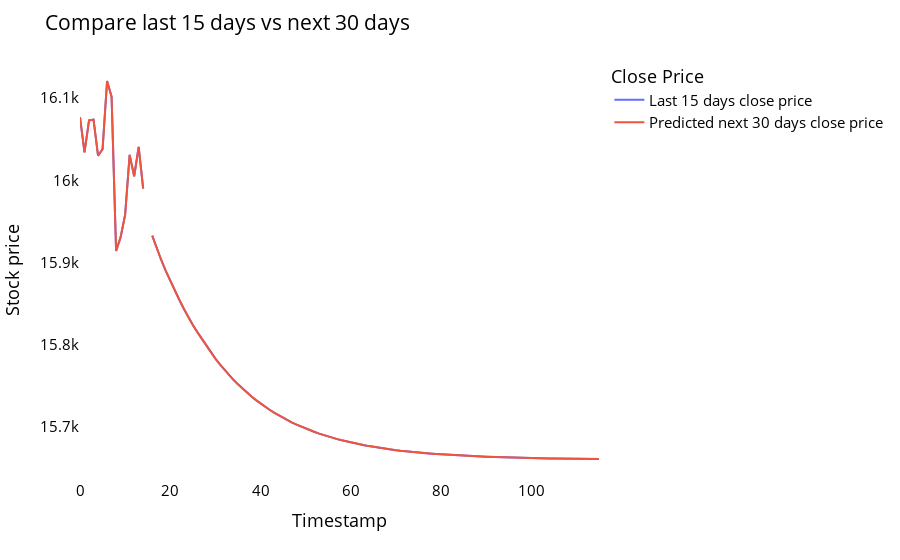

Notebook code cell kept with this figure:
### Code cell
temp_mat = np.empty((len(last_days)+pred_days+1,1))
temp_mat[:] = np.nan
temp_mat = temp_mat.reshape(1,-1).tolist()[0]

last_original_days_value = temp_mat
next_predicted_days_value = temp_mat

last_original_days_value[0:time_step+1] = scaler.inverse_transform(closedf[len(closedf)-time_step:]).reshape(1,-1).tolist()[0]
next_predicted_days_value[time_step+1:] = scaler.inverse_transform(np.array(lst_output).reshape(-1,1)).reshape(1,-1).tolist()[0]

new_pred_plot = pd.DataFrame({
    'last_original_days_value':last_original_days_value,
    'next_predicted_days_value':next_predicted_days_value
})

names = cycle(['Last 15 days close price','Predicted next 30 days close price'])

fig = px.line(new_pred_plot,x=new_pred_plot.index, y=[new_pred_plot['last_original_days_value'],
                                                      new_pred_plot['next_predicted_days_value']],
              labels={'value': 'Stock price','index': 'Timestamp'})
fig.update_layout(title_text='Compare last 15 days vs next 30 days',
                  plot_bgcolor='white', font_size=15, font_color='black',legend_title_text='Close Price')

fig.for_each_trace(lambda t:  t.update(name = next(names)))
fig.update_xaxes(showgrid=False)
fig.update_yaxes(showgrid=False)
fig.show()

### Figure 1 — Plotly figure (JSON) as saved in the notebook; plotly's stock layout.template omitted (floating-point values rounded to 4 significant figures)
{"data": [{"hovertemplate": "variable=last_original_days_value<br>Timestamp=%{x}<br>Stock price=%{y}<extra></extra>", "legendgroup": "last_original_days_value", "line": {"color": "#636efa", "dash": "solid"}, "marker": {"symbol": "circle"}, "mode": "lines", "name": "Last 15 days close price", "orientation": "v", "showlegend": true, "type": "scatter", "x": [0, 1, 2, 3, 4, 5, 6, 7, 8, 9, 10, 11, 12, 13, 14, 15, 16, 17, 18, 19, 20, 21, 22, 23, 24, 25, 26, 27, 28, 29, 30, 31, 32, 33, 34, 35, 36, 37, 38, 39, 40, 41, 42, 43, 44, 45, 46, 47, 48, 49, 50, 51, 52, 53, 54, 55, 56, 57, 58, 59, 60, 61, 62, 63, 64, 65, 66, 67, 68, 69, 70, 71, 72, 73, 74, 75, 76, 77, 78, 79, 80, 81, 82, 83, 84, 85, 86, 87, 88, 89, 90, 91, 92, 93, 94, 95, 96, 97, 98, 99, 100, 101, 102, 103, 104, 105, 106, 107, 108, 109, 110, 111, 112, 113, 114, 115], "xaxis": "x", "y": [16077, 16034, 16073, 16074, 16030, 16038, 16121, 16102, 15914, 15930.0, 15958, 16031, 16005, 16040.0, 15990.0, null, 15930.0, 15920.0, 15900.0, 15890.0, 15880.0, 15870.0, 15850.0, 15840.0, 15830.0, 15820.0, 15820.0, 15810.0, 15800.0, 15790.0, 15780.0, 15780.0, 15770.0, 15760.0, 15760.0, 15750.0, 15750.0, 15740.0, 15740.0, 15730.0, 15730.0, 15720.0, 15720.0, 15720.0, 15710.0, 15710.0, 15710.0, 15710.0, 15700.0, 15700.0, 15700.0, 15700.0, 15690.0, 15690.0, 15690.0, 15690.0, 15690.0, 15680.0, 15680.0, 15680.0, 15680.0, 15680.0, 15680.0, 15680.0, 15680.0, 15680.0, 15670.0, 15670.0, 15670.0, 15670.0, 15670.0, 15670.0, 15670.0, 15670.0, 15670.0, 15670.0, 15670.0, 15670.0, 15670.0, 15670.0, 15670.0, 15670.0, 15670.0, 15670.0, 15660.0, 15660.0, 15660.0, 15660.0, 15660.0, 15660.0, 15660.0, 15660.0, 15660.0, 15660.0, 15660.0, 15660.0, 15660.0, 15660.0, 15660.0, 15660.0, 15660.0, 15660.0, 15660.0, 15660.0, 15660.0, 15660.0, 15660.0, 15660.0, 15660.0, 15660.0, 15660.0, 15660.0, 15660.0, 15660.0, 15660.0, 15660.0], "yaxis": "y"}, {"hovertemplate": "variable=next_predicted_days_value<br>Timestamp=%{x}<br>Stock price=%{y}<extra></extra>", "legendgroup": "next_predicted_days_value", "line": {"color": "#EF553B", "dash": "solid"}, "marker": {"symbol": "circle"}, "mode": "lines", "name": "Predicted next 30 days close price", "orientation": "v", "showlegend": true, "type": "scatter", "x": [0, 1, 2, 3, 4, 5, 6, 7, 8, 9, 10, 11, 12, 13, 14, 15, 16, 17, 18, 19, 20, 21, 22, 23, 24, 25, 26, 27, 28, 29, 30, 31, 32, 33, 34, 35, 36, 37, 38, 39, 40, 41, 42, 43, 44, 45, 46, 47, 48, 49, 50, 51, 52, 53, 54, 55, 56, 57, 58, 59, 60, 61, 62, 63, 64, 65, 66, 67, 68, 69, 70, 71, 72, 73, 74, 75, 76, 77, 78, 79, 80, 81, 82, 83, 84, 85, 86, 87, 88, 89, 90, 91, 92, 93, 94, 95, 96, 97, 98, 99, 100, 101, 102, 103, 104, 105, 106, 107, 108, 109, 110, 111, 112, 113, 114, 115], "xaxis": "x", "y": [16077, 16034, 16073, 16074, 16030, 16038, 16121, 16102, 15914, 15930.0, 15958, 16031, 16005, 16040.0, 15990.0, null, 15930.0, 15920.0, 15900.0, 15890.0, 15880.0, 15870.0, 15850.0, 15840.0, 15830.0, 15820.0, 15820.0, 15810.0, 15800.0, 15790.0, 15780.0, 15780.0, 15770.0, 15760.0, 15760.0, 15750.0, 15750.0, 15740.0, 15740.0, 15730.0, 15730.0, 15720.0, 15720.0, 15720.0, 15710.0, 15710.0, 15710.0, 15710.0, 15700.0, 15700.0, 15700.0, 15700.0, 15690.0, 15690.0, 15690.0, 15690.0, 15690.0, 15680.0, 15680.0, 15680.0, 15680.0, 15680.0, 15680.0, 15680.0, 15680.0, 15680.0, 15670.0, 15670.0, 15670.0, 15670.0, 15670.0, 15670.0, 15670.0, 15670.0, 15670.0, 15670.0, 15670.0, 15670.0, 15670.0, 15670.0, 15670.0, 15670.0, 15670.0, 15670.0, 15660.0, 15660.0, 15660.0, 15660.0, 15660.0, 15660.0, 15660.0, 15660.0, 15660.0, 15660.0, 15660.0, 15660.0, 15660.0, 15660.0, 15660.0, 15660.0, 15660.0, 15660.0, 15660.0, 15660.0, 15660.0, 15660.0, 15660.0, 15660.0, 15660.0, 15660.0, 15660.0, 15660.0, 15660.0, 15660.0, 15660.0, 15660.0], "yaxis": "y"}], "layout": {"autosize": true, "font": {"color": "black", "size": 15}, "legend": {"title": {"text": "Close Price"}, "tracegroupgap": 0}, "margin": {"t": 60}, "plot_bgcolor": "white", "title": {"text": "Compare last 15 days vs next 30 days"}, "xaxis": {"anchor": "y", "autorange": true, "domain": [0, 1], "range": [0, 115], "showgrid": false, "title": {"text": "Timestamp"}, "type": "linear"}, "yaxis": {"anchor": "x", "autorange": true, "domain": [0, 1], "range": [15640.0, 16150.0], "showgrid": false, "title": {"text": "Stock price"}, "type": "linear"}}}
